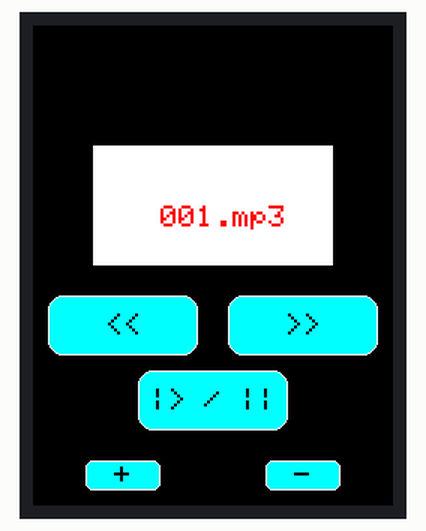
Recording of a sketch running on a simulated Arduino Uno, built with avr-gcc and run on an emulated ATmega328P. Shown: 240×320 colour display. The audio player accepts every command and is not drawn; what the sketch prints to the serial monitor is not drawn.

Above: at 0.9 s.

The sketch:

finalanswerRTOS.ino
```cpp
#include "Arduino.h"
#include "SoftwareSerial.h"
#include "DFRobotDFPlayerMini.h"
#include <Adafruit_GFX.h>
#include <MCUFRIEND_kbv.h>
MCUFRIEND_kbv tft;
#include <TouchScreen.h>
#include <Arduino_FreeRTOS.h>

#define MINPRESSURE 200
#define MAXPRESSURE 1000

SoftwareSerial mySoftwareSerial(10, 11); // RX, TX
DFRobotDFPlayerMini myDFPlayer;
void printDetail(uint8_t type, int value);

// ALL Touch panels and wiring is DIFFERENT
// copy-paste results from TouchScreen_Calibr_native.ino
const int XP = 8, XM = A2, YP = A3, YM = 9; //ID=0x9341
const int TS_LEFT = 145, TS_RT = 893, TS_TOP = 113, TS_BOT = 903;
int song=1;
char lable[] = "||";
bool abdo=true;
 bool playing=true;
 bool text =true;

TouchScreen ts = TouchScreen(XP, YP, XM, YM, 300);

Adafruit_GFX_Button on_btn, off_btn ,play ,up ,dow ;

int pixel_x, pixel_y;     //Touch_getXY() updates global vars
bool Touch_getXY(void)
{
    TSPoint p = ts.getPoint();
    pinMode(YP, OUTPUT);      //restore shared pins
    pinMode(XM, OUTPUT);
    digitalWrite(YP, HIGH);   //because TFT control pins
    digitalWrite(XM, HIGH);
    bool pressed = (p.z > MINPRESSURE && p.z < MAXPRESSURE);
    if (pressed) {
        pixel_x = map(p.x, TS_LEFT, TS_RT, 0, tft.width()); //.kbv makes sense to me
        pixel_y = map(p.y, TS_TOP, TS_BOT, 0, tft.height());
    }
    return pressed;
}

#define BLACK   0x0000
#define BLUE    0x001F
#define RED     0xF800
#define GREEN   0x07E0
#define CYAN    0x07FF
#define MAGENTA 0xF81F
#define YELLOW  0xFFE0
#define WHITE   0xFFFF

void task1(void* parameters);
void setup(void)
{
  //////////////////////////////mp3/////////////////////////////////
  Serial.println("ana d5lt el task");
  mySoftwareSerial.begin(9600);
  Serial.begin(115200);

  Serial.println();
  Serial.println("DFRobot DFPlayer Mini Demo");
  Serial.println("Initializing DFPlayer ... (May take 3~5 seconds)");

  if (!myDFPlayer.begin(mySoftwareSerial)) {  //Use softwareSerial to communicate with mp3.
    Serial.println(F("Unable to begin:"));
    Serial.println(F("1.Please recheck the connection!"));
    Serial.println(F("2.Please insert the SD card!"));
    while(true);
  }
  Serial.println(F("DFPlayer Mini online."));

  myDFPlayer.volume(30);  //Set volume value. From 0 to 30
  myDFPlayer.play(1);  //Play the first mp3

  uint16_t ID = tft.readID();
    Serial.print("TFT ID = 0x");
    Serial.println(ID, HEX);
    Serial.println("Calibrate for your Touch Panel");
    if (ID == 0xD3D3) ID = 0x9486; // write-only shield
    tft.begin(ID);
    tft.setRotation(0);            //PORTRAIT
    tft.fillScreen(BLACK);
    on_btn.initButton(&tft,  60, 200, 100, 40, WHITE, CYAN, BLACK, "<<", 2);
    off_btn.initButton(&tft, 180, 200, 100, 40, WHITE, CYAN, BLACK, ">>", 2);
    play.initButton(&tft, 120, 250, 100, 40, WHITE, CYAN, BLACK, "|> / ||", 2);
    up.initButton(&tft, 60, 300, 50, 20, WHITE, CYAN, BLACK, "+", 2);
    dow.initButton(&tft, 180, 300, 50, 20, WHITE, CYAN, BLACK, "-", 2);


    on_btn.drawButton(false);
    off_btn.drawButton(false);
     play.drawButton(false);
     up.drawButton(false);
     dow.drawButton(false);
     tft.setCursor(85,120);

    tft.fillRect(40, 80, 160, 80, RED);


  xTaskCreate(task1, "motor", 256, NULL,1, NULL);

  ///////////////////////////////////////////////////////////////////


}

/* two buttons are quite simple
 */
void loop(void)
{
}


void displaym(int s){
  tft.fillRect(40, 80, 160, 80, WHITE);
  tft.setCursor(85,120);
  tft.setTextColor(TFT_RED); // Set up text color


  if(s==1){
    tft.println("001.mp3");
  }
  if(s==2){
    tft.println("002.mp3");
  }
  if(s==3){
    tft.println("003.mp3");
  }


}
void printDetail(uint8_t type, int value){
  switch (type) {
    case TimeOut:
      Serial.println(F("Time Out!"));
      break;
    case WrongStack:
      Serial.println(F("Stack Wrong!"));
      break;
    case DFPlayerCardInserted:
      Serial.println(F("Card Inserted!"));
      break;
    case DFPlayerCardRemoved:
      Serial.println(F("Card Removed!"));
      break;
    case DFPlayerCardOnline:
      Serial.println(F("Card Online!"));
      break;
    case DFPlayerPlayFinished:
      Serial.print(F("Number:"));
      Serial.print(value);
      Serial.println(F(" Play Finished!"));
      break;
    case DFPlayerError:
      Serial.print(F("DFPlayerError:"));
      switch (value) {
        case Busy:
          Serial.println(F("Card not found"));
          break;
        case Sleeping:
          Serial.println(F("Sleeping"));
          break;
        case SerialWrongStack:
          Serial.println(F("Get Wrong Stack"));
          break;
        case CheckSumNotMatch:
          Serial.println(F("Check Sum Not Match"));
          break;
        case FileIndexOut:
          Serial.println(F("File Index Out of Bound"));
          break;
        case FileMismatch:
          Serial.println(F("Cannot Find File"));
          break;
        case Advertise:
          Serial.println(F("In Advertise"));
          break;
        default:
          break;
      }
      break;
    default:
      break;
  }

}
void task1(void * parameters) {

  while (1) {

if(abdo == true){
tft.fillRect(40, 80, 160, 80, WHITE);  abdo=false;
 }

 if(text == true){
  displaym(1);
  text=false;
 }
    bool down = Touch_getXY();
    on_btn.press(down && on_btn.contains(pixel_x, pixel_y));
    off_btn.press(down && off_btn.contains(pixel_x, pixel_y));
   play.press(down && play.contains(pixel_x, pixel_y));
   up.press(down && up.contains(pixel_x, pixel_y));
   dow.press(down && dow.contains(pixel_x, pixel_y));
    if (on_btn.justReleased())
        on_btn.drawButton();
    if (up.justReleased())
        up.drawButton();
    if (dow.justReleased())
        dow.drawButton();
    if (off_btn.justReleased())
        off_btn.drawButton();
        if (play.justReleased())
        play.drawButton();
    if (on_btn.justPressed()) {
        myDFPlayer.previous();
        on_btn.drawButton(true);
        if(song == 3){
          song=1;
        }else{
          song++;
        }
        Serial.print(song);
        displaym(song);
      //  tft.fillRect(40, 80, 160, 80, GREEN);
    }
    if (off_btn.justPressed()) {
         myDFPlayer.next();
        off_btn.drawButton(true);
        if(song == 1){
          song=3;
        }else{
          song--;
        }
        Serial.print(song);
        displaym(song);
      //  tft.fillRect(40, 80, 160, 80, RED);
    }
    if (up.justPressed()) {
        myDFPlayer.volumeUp();
        up.drawButton(true);
     //   tft.fillRect(40, 80, 160, 80, RED);
    }
    if (dow.justPressed()) {
         myDFPlayer.volumeDown();
        dow.drawButton(true);
       // tft.fillRect(40, 80, 160, 80, RED);
    }
     if (play.justPressed()) {
        if(playing ==  true){
//          lable[1]="a";
//          Serial.println(lable);
        //  tft.fillRect(40, 80, 160, 80, WHITE);
          myDFPlayer.pause();
          playing=false;

        }else{
//          lable[1]="b";
//          Serial.println(lable);
       //   tft.fillRect(40, 80, 160, 80, BLUE);
          myDFPlayer.start();
          playing=true;
        }
        play.drawButton(true);
    }
    if (myDFPlayer.available()) {
    printDetail(myDFPlayer.readType(), myDFPlayer.read()); //Print the detail message from DFPlayer to handle different errors and states.
  }
  vTaskDelay(50/portTICK_PERIOD_MS);
  }
}
```
